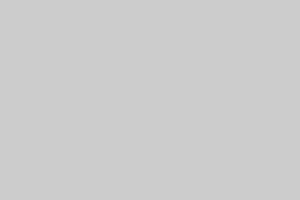
Frame 1 (no input)
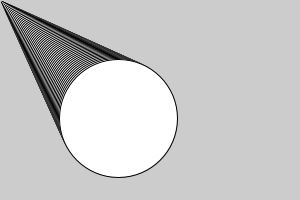
Frame 60 (the mouse pressed at the canvas centre just before this capture)
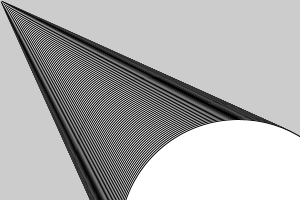
Frame 120 (the mouse held since frame 60 and released just before this capture)

The Processing sketch that drew these frames (run headless with seeded random() and noise(); from frame 60 on, the mouse is pressed at the canvas centre):

// Processing sketch: luca
// ── luca.pde
float y = 0;

void setup()
{
  size(300, 200);
}

void draw()
{
  ellipse(y, y, y, y);
  y = y + 2;
}
  
  
